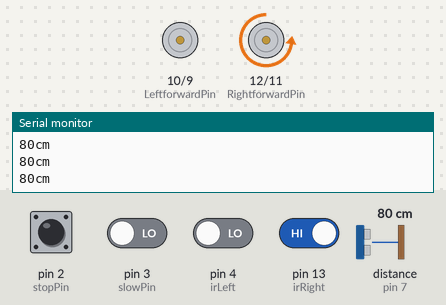
The sketch below on a simulated Arduino Uno, built with avr-gcc and run on an emulated ATmega328P. Parts: motor-driver pin pairs drawn as motors (green arrow = first pin HIGH = forward, orange = second pin HIGH = backward, longer = more drive, scaled by the enable pin), the last lines printed to the serial monitor. Wiring (inferred from the names in the program): ultrasonic range finder: trigger pin 8; echo pin 7. The inputs (shaded band) are chosen by the test bench; at power-on: pin 13 (irRight) HIGH, pin 2 (stopPin), pin 3 (slowPin), pin 4 (irLeft) LOW, distance to the obstacle (sensor on pin 7) 80 cm. The echo pulse lasts 58.3 µs per cm.

Above: at 0.96 s.
1.3 s: pin 4 (irLeft) driven HIGH
At 2.8 s:
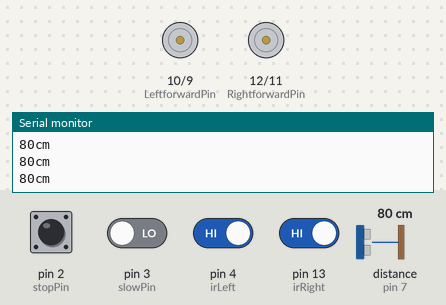
3.1 s: pin 13 (irRight) driven LOW
6.1 s: distance to the obstacle (sensor on pin 7) set to 23 cm
9.1 s: distance to the obstacle (sensor on pin 7) set to 19 cm
At 9.29 s:
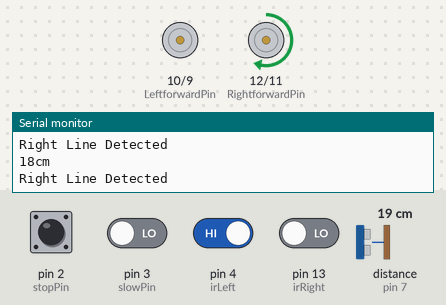
12.1 s: distance to the obstacle (sensor on pin 7) set to 35 cm
At 12.71 s:
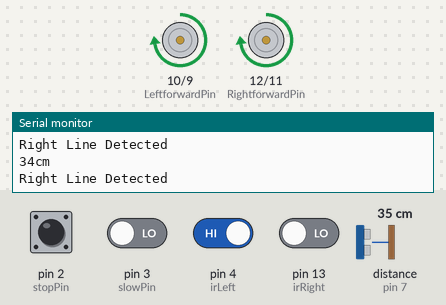
15.1 s: pin 3 (slowPin) driven HIGH
At 15.73 s:
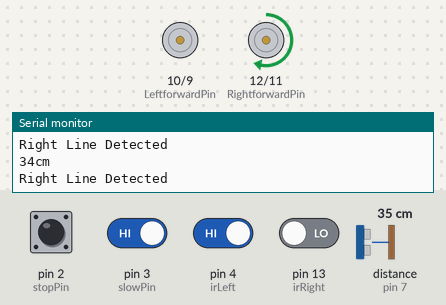
Timing chart, 0 to 19.1 s (numbered marks = the images above; inputs shaded):
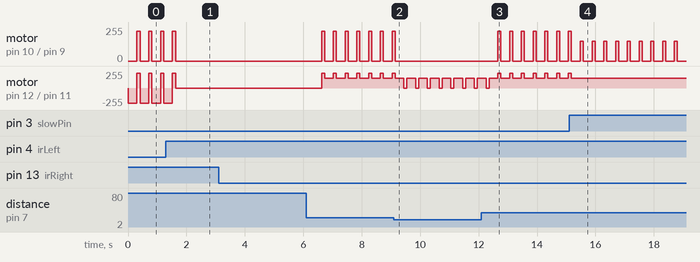

Measured:
- the behaviour switches between 21 and 20 cm on distance to the obstacle (sensor on pin 7) (found by bisection; images 1 and 2)
- after the input at 1.3 s, motor on pin 10 (LeftforwardPin) / pin 9 (LeftbackwardPin): goes on until 1.6 s, then stays stopped
- after the input at 3.1 s, every drawn part: stays the same
- after the input at 9.1 s, motor on pin 10 (LeftforwardPin) / pin 9 (LeftbackwardPin): goes on until 9.1 s, then stays stopped
- after the input at 12.1 s, motor on pin 10 (LeftforwardPin) / pin 9 (LeftbackwardPin): alternates forward 225/255 for 0.10 s and stopped for 0.30 s, starting after 0.56 s
- after the input at 15.1 s, motor on pin 12 (RightforwardPin) / pin 11 (RightbackwardPin): goes on until 15.2 s, then stays forward 150/255
- by itself, motor on pin 10 (LeftforwardPin) / pin 9 (LeftbackwardPin): alternates forward 225/255 for 0.11 s and stopped for 0.30 s
- by itself, motor on pin 12 (RightforwardPin) / pin 11 (RightbackwardPin): repeats every 0.40 s: forward 150/255 0.30 s, forward 225/255 0.10 s

The sketch:

motorInterface.ino
```cpp
uint8_t RightbackwardPin = 11;
uint8_t RightforwardPin = 12;
uint8_t rightSpeedPin = 5;

uint8_t LeftbackwardPin = 9;
uint8_t LeftforwardPin = 10;
uint8_t leftSpeedPin = 6;

const uint8_t triggerPin = 8;
const uint8_t echoPin = 7;

uint8_t threshold = 20;
long duration;
long cm;

uint8_t irRight = 13;
uint8_t irRightVal;

uint8_t irLeft = 4;
uint8_t irLeftVal;


uint8_t slowPin = 3;
uint8_t slowPinVal;
uint8_t stopPin = 2;
uint8_t stopPinVal;

void setup() {
  // put your setup code here, to run once:

  Serial.begin(9600);

  pinMode(triggerPin, OUTPUT);
  pinMode(echoPin, INPUT);
  pinMode(RightbackwardPin, OUTPUT);
  pinMode(RightforwardPin, OUTPUT);
  pinMode(rightSpeedPin, OUTPUT);

  pinMode(LeftbackwardPin, OUTPUT);
  pinMode(LeftforwardPin, OUTPUT);
  pinMode(leftSpeedPin, OUTPUT);

  pinMode(irRight, INPUT);
  pinMode(irLeft, INPUT);

  moveForward(225, 225);

}

void loop() {


  ultraSonicReading();
  laneDetection();
  cameraDetection();

  if (cm < threshold || stopPinVal == HIGH)
    stopMotor();
  else
  {
    if (slowPinVal == HIGH)
      moveForward(150, 150);
    else
      moveForward(225, 225);
  }
  delay(100);
}


void moveForward(int leftSpeed, int rightSpeed) {
  analogWrite(rightSpeedPin, rightSpeed);
  digitalWrite(RightforwardPin, HIGH);
  digitalWrite(RightbackwardPin, LOW);

  analogWrite(leftSpeedPin, leftSpeed);
  digitalWrite(LeftforwardPin, HIGH);
  digitalWrite(LeftbackwardPin, LOW);
}

void moveBackward() {
  digitalWrite(RightforwardPin, LOW);
  digitalWrite(RightbackwardPin, HIGH);

  digitalWrite(LeftforwardPin, LOW);
  digitalWrite(LeftbackwardPin, HIGH);
}

void moveLeft(int speed) {
  analogWrite(rightSpeedPin, speed);
  digitalWrite(RightforwardPin, HIGH);
  digitalWrite(RightbackwardPin, LOW);

  digitalWrite(LeftforwardPin, LOW);
  digitalWrite(LeftbackwardPin, LOW);
  delay(200);
}


void moveRight(int speed) {
  analogWrite(leftSpeedPin, speed);
  digitalWrite(RightforwardPin, LOW);
  digitalWrite(RightbackwardPin, HIGH);

  digitalWrite(LeftforwardPin, LOW);
  digitalWrite(LeftbackwardPin, LOW);
  delay(200);
}


void stopMotor() {

  digitalWrite(RightforwardPin, LOW);
  digitalWrite(RightbackwardPin, LOW);

  digitalWrite(LeftforwardPin, LOW);
  digitalWrite(LeftbackwardPin, LOW);
}


void ultraSonicReading() {
  digitalWrite(triggerPin, LOW);
  delayMicroseconds(2);
  digitalWrite(triggerPin, HIGH);
  delayMicroseconds(10);
  digitalWrite(triggerPin, LOW);

  duration = pulseIn(echoPin, HIGH);

  cm = duration/58;

  Serial.print(cm);
  Serial.print("cm");
  Serial.println();
}


void laneDetection() {
  irRightVal = digitalRead(irRight);
  irLeftVal = digitalRead(irLeft);
  if (irRightVal == LOW && irLeftVal == HIGH) {
    Serial.print("Right Line Detected");
    Serial.println();
    moveLeft(150);
    delay(100);
  }
  else if (irRightVal == HIGH && irLeftVal == LOW)
  {
    moveRight(150);
    delay(100);
  }
  else if (irRightVal == HIGH && irLeftVal == HIGH){
    stopMotor();
    delay(5000);
  }
  else {
    moveForward(200, 200);
  }

}

void rightLineDetected() {
    irRightVal = digitalRead(irRight);
  if (irRightVal == HIGH) {
    Serial.print("Right Line Detected");
    Serial.println();
    moveLeft(255);
  }
    else {
    Serial.print("Right Line not Detected");
    Serial.println();
    }
}

void leftLineDetected() {
    irLeftVal = digitalRead(irLeft);
  if (irLeftVal == HIGH) {
    Serial.print("Left Line Detected");
    Serial.println();
    moveRight(255);
  }
    else {
    Serial.print("Left Line not Detected");
    Serial.println();
    }
}

void cameraDetection() {
  stopPinVal = digitalRead(stopPin);
  slowPinVal = digitalRead(slowPin);
}
```
